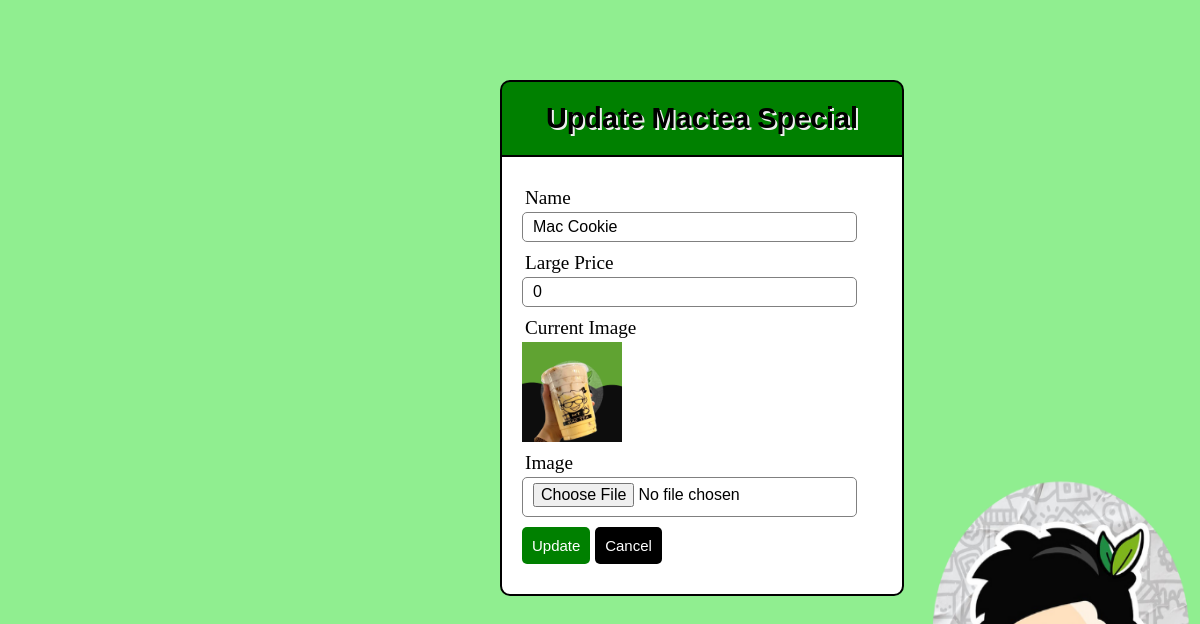
Screenshot of /admin/editMacteaSpecial.php?id=86 (signed in) with the database file from the repository.
### tables this page shows
CREATE TABLE `product` (
  `id` int(250) NOT NULL,
  `name` varchar(100) NOT NULL,
  `price` int(255) NOT NULL,
  `16oz` int(255) NOT NULL,
  `22oz` int(255) NOT NULL,
  `medium` int(255) NOT NULL,
  `large` int(255) NOT NULL,
  `oneliter` int(255) NOT NULL,
  `category` varchar(255) NOT NULL,
  `image_dir` varchar(255) NOT NULL
);

### admin/editMacteaSpecial.php (the view, shortened to what this page needs)
<?php
include('../includes/functions.php');
$id=$_GET["id"];
    $name="";
	$price="";
	$image_dir="";
	$res=mysqli_query($db,"SELECT * FROM product where id=$id");
	while ($row = mysqli_fetch_array($res))
	{
	$name=$row["name"];
	$price=$row["price"];
	$image_dir=$row["image_dir"];
	}
?>
<html lang="en">
<head>
  <link rel="stylesheet" href="edit.css?v=<?php echo time();?>"/>
</head>
<body>
	<div class="header">
		<h2>Update Mactea Special </h2>
	</div>
	 	  <form action="" name="" method="post" enctype="multipart/form-data">
		<div class="input-group">
			<label>Name</label>
			<input type="text" name="name" autocomplete="off"  value="<?php echo $name; ?>">
		</div>
			<div class="input-group">
		<label>Large Price</label>
		<input type="text" name="price" autocomplete="off"  value="<?php echo $price; ?>">
	    </div>
		<div class="input-group">
		<label>Current Image</label>
		<img src="../product/<?php echo $image_dir;  ?>" width="100px" height="100px">
		</div>
		<div class="input-group">
		<label>Image</label>
		<input style="height:40px;" type="file" name="new_image">
		</div>
		<div class="input-group">
			<button type="submit" class="btn" name="updateMacteaSpecial"> Update </button>
			  <button type="submit" class="btn btn-danger" name="cancel"> Cancel </button>
		</div>
	</form>
</body>

### admin/edit.css (style rules this page uses)
* { margin: 0px; padding: 0px; }
body { font-size: 120%; background-image:url('../images/macteabg.png'); background-repeat:no-repeat; background-attachment:fixed; background-size:100% 100%; }
.header { width: 30%; margin: 80px auto 0px; margin-left: 500px; background: #008000; text-align: center; border: 2px solid #000000; border-bottom: none; border-radius: 10px 10px 0px 0px; padding: 20px; position: static; color:#000000; text-shadow: 2px 2px #eee; font-family: 'Bahnschrift SemiBold',SANS-SERIF; }
form, .content { width: 30%; margin: 0px auto; margin-left: 500px; padding: 20px; border: 2px solid #000000; background: white; border-radius: 0px 0px 10px 10px; position: fixed; }
.input-group { margin: 10px 0px 10px 0px; }
.input-group label { display: block; text-align: left; margin: 3px; }
.input-group input { height: 30px; width: 93%; padding: 5px 10px; font-size: 16px; border-radius: 5px; border: 1px solid gray; }
.btn { padding: 10px; font-size: 15px; color: white; background: #008000; border: none; border-radius: 5px; cursor:pointer; }

### admin/editMacteaSpecial.php (style rules this page uses)
button[name=cancel] { background: #000000; cursor:pointer; }

### rows the page displays
product: name "Mac Cookie", price "0", image_dir (picture)
